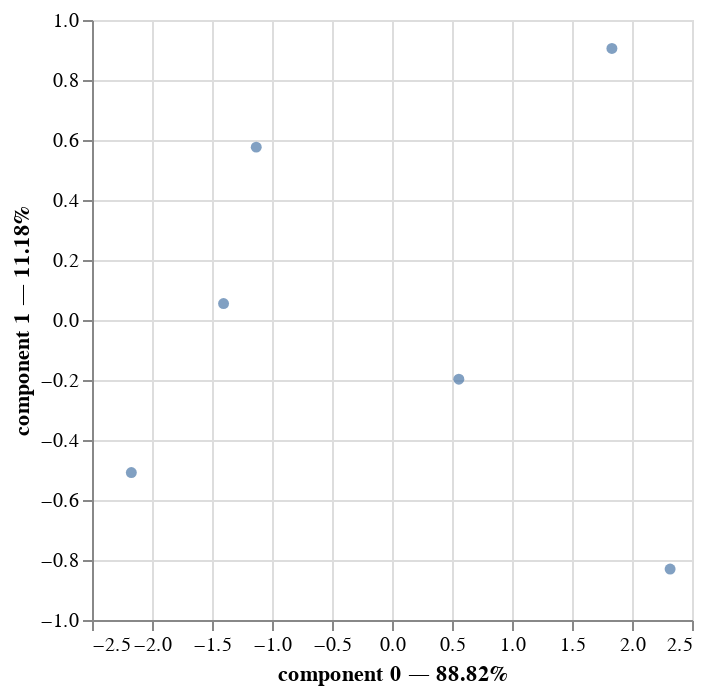

The code cell stored with this chart in its notebook:
### Markdown cell above
Al igual que para el PCA, puede trazar las coordenadas de la fila con el comando plot_row_coordinates.

### Code cell
mfa.plot(
    dataset,
    x_component=0,
    y_component=1
)

### Figure 1 — Vega-Lite specification as saved in the notebook (floating-point values rounded to 4 significant figures)
{"config": {"view": {"continuousWidth": 300, "continuousHeight": 300}}, "data": {"name": "data-7ba76e2a7593091b03ee55333b32f3cc"}, "mark": {"type": "circle"}, "encoding": {"tooltip": [{"field": "index", "type": "nominal"}, {"field": "component 0", "type": "quantitative"}, {"field": "component 1", "type": "quantitative"}], "x": {"axis": {"title": "component 0 — 88.82%"}, "field": "component 0", "scale": {"zero": false}, "type": "quantitative"}, "y": {"axis": {"title": "component 1 — 11.18%"}, "field": "component 1", "scale": {"zero": false}, "type": "quantitative"}}, "params": [{"name": "param_1", "select": {"type": "interval", "encodings": ["x", "y"]}, "bind": "scales"}], "$schema": "https://vega.github.io/schema/vega-lite/v5.8.0.json", "datasets": {"data-7ba76e2a7593091b03ee55333b32f3cc": [{"index": "Wine 1", "component 0": -2.172, "component 1": -0.5086}, {"index": "Wine 2", "component 0": 0.557, "component 1": -0.1974}, {"index": "Wine 3", "component 0": 2.318, "component 1": -0.8303}, {"index": "Wine 4", "component 0": 1.833, "component 1": 0.905}, {"index": "Wine 5", "component 0": -1.404, "component 1": 0.05498}, {"index": "Wine 6", "component 0": -1.131, "component 1": 0.5762}]}}
